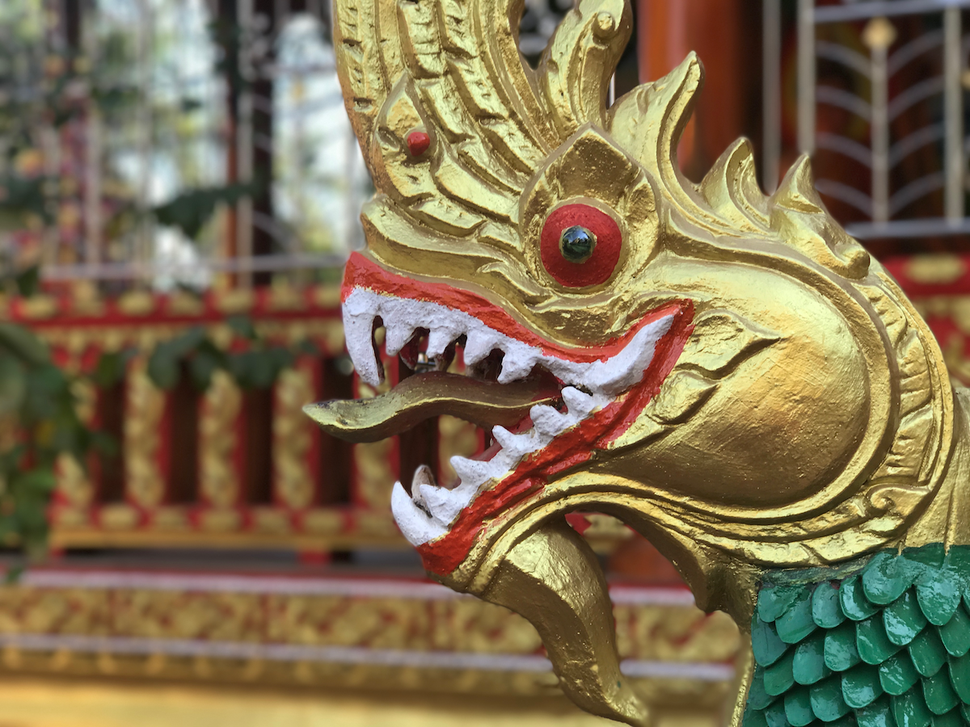
#> input picture Python ML/Übung_Bilder_komprimieren/dragon.png, 970 x 727 px, shrunk from 1200 x 900 before the run
$ python Exkurs_Skimage.py
#> lines starting #> are read from the running program, lines starting #| are printed output that depends on the picture; after the words box and inside, x2 and y2 are one past the last pixel; in counts of white or black regions, pixels touching at a corner belong together
from skimage import io, exposure

image = io.imread("dragon.png")
#> image is the input picture: shape (727, 970, 4); mean R, G, B, A 126.9, 110.7, 80.6, 255
io.imshow(image)
io.show()

print(image.shape)
#| (727, 970, 4)
image_brighter = image[:, :, :3] + 20
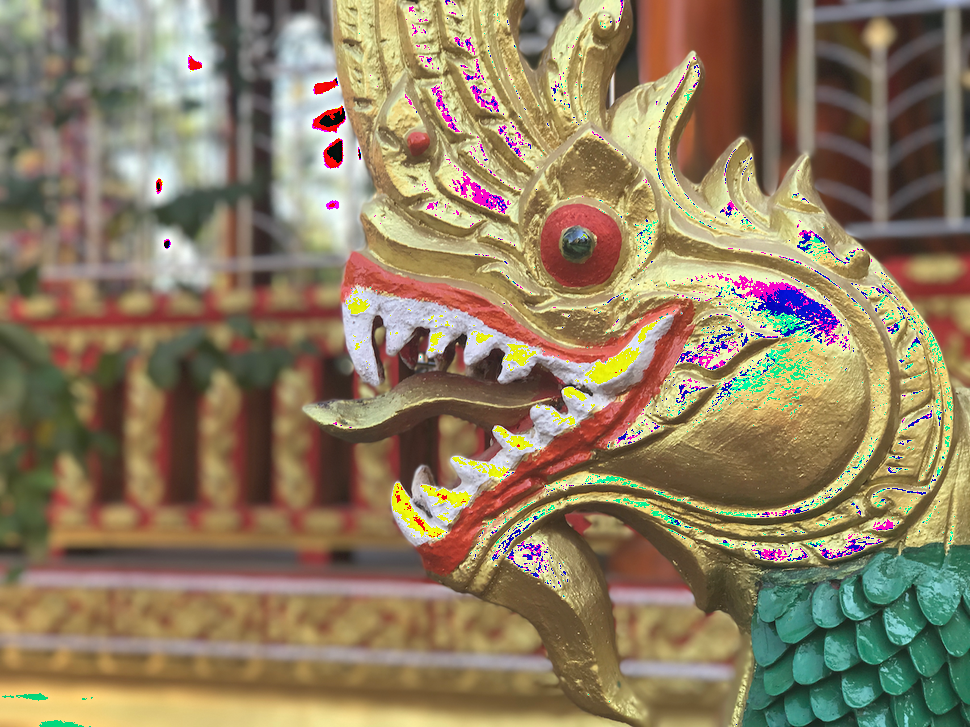
#> image_brighter: shape (727, 970, 3); mean R, G, B 143.1, 126.5, 98.5
io.imshow(image_brighter)
io.show()

 # R G B A(Alpha)
image_without_alpha = image[:, :, :3]
image_brighter = image_without_alpha + 20
image_brighter[image_brighter < image_without_alpha] = 255
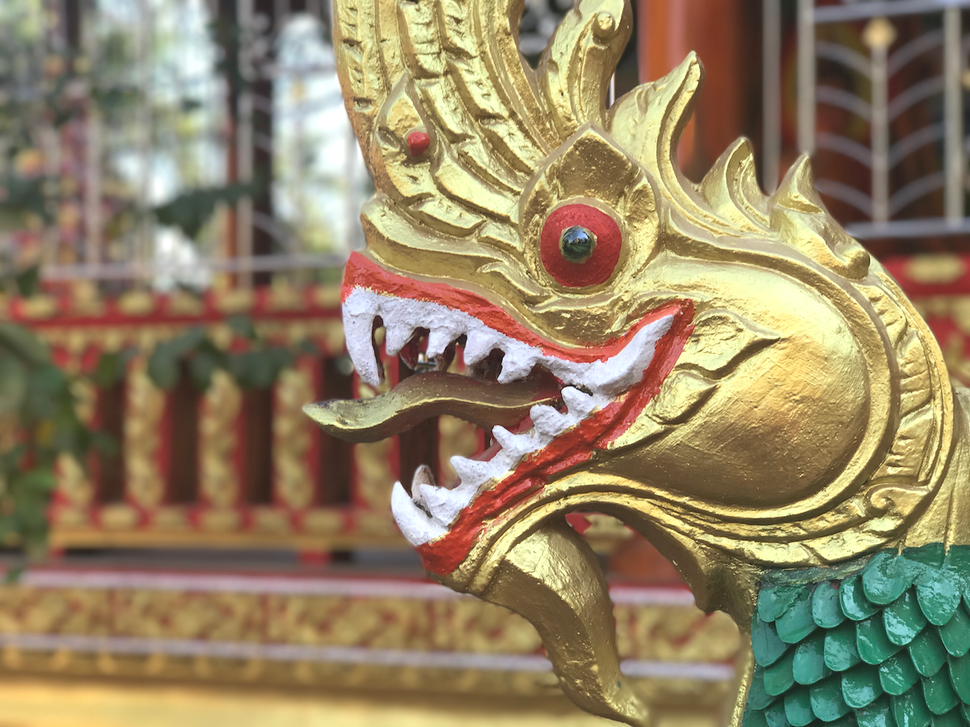
#> image_brighter: shape (727, 970, 3); 2.89% of pixels changed, all inside (x1, y1, x2, y2) = (2, 0, 958, 727)
io.imshow(image_brighter)
io.show()
